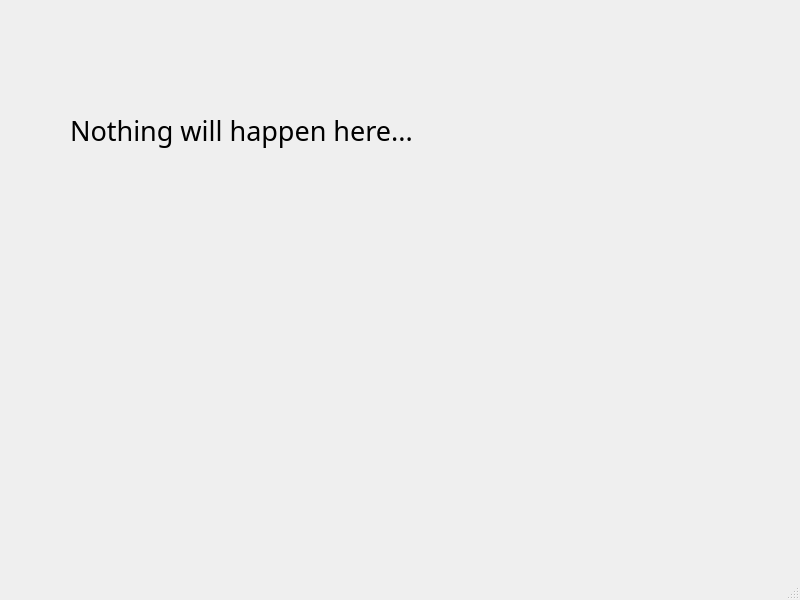
<?xml version="1.0" encoding="UTF-8"?>
<ui version="4.0">
 <class>MainWindow</class>
 <widget class="QMainWindow" name="MainWindow">
  <property name="geometry">
   <rect>
    <x>0</x>
    <y>0</y>
    <width>800</width>
    <height>600</height>
   </rect>
  </property>
  <property name="windowTitle">
   <string>MainWindow</string>
  </property>
  <widget class="QWidget" name="centralwidget">
   <widget class="QLabel" name="label">
    <property name="geometry">
     <rect>
      <x>70</x>
      <y>110</y>
      <width>491</width>
      <height>41</height>
     </rect>
    </property>
    <property name="font">
     <font>
      <family>Arial Black</family>
      <pointsize>20</pointsize>
     </font>
    </property>
    <property name="text">
     <string>Nothing will happen here...</string>
    </property>
   </widget>
  </widget>
  <widget class="QMenuBar" name="menubar">
   <property name="geometry">
    <rect>
     <x>0</x>
     <y>0</y>
     <width>800</width>
     <height>23</height>
    </rect>
   </property>
  </widget>
  <widget class="QStatusBar" name="statusbar"/>
 </widget>
 <resources/>
 <connections/>
</ui>
